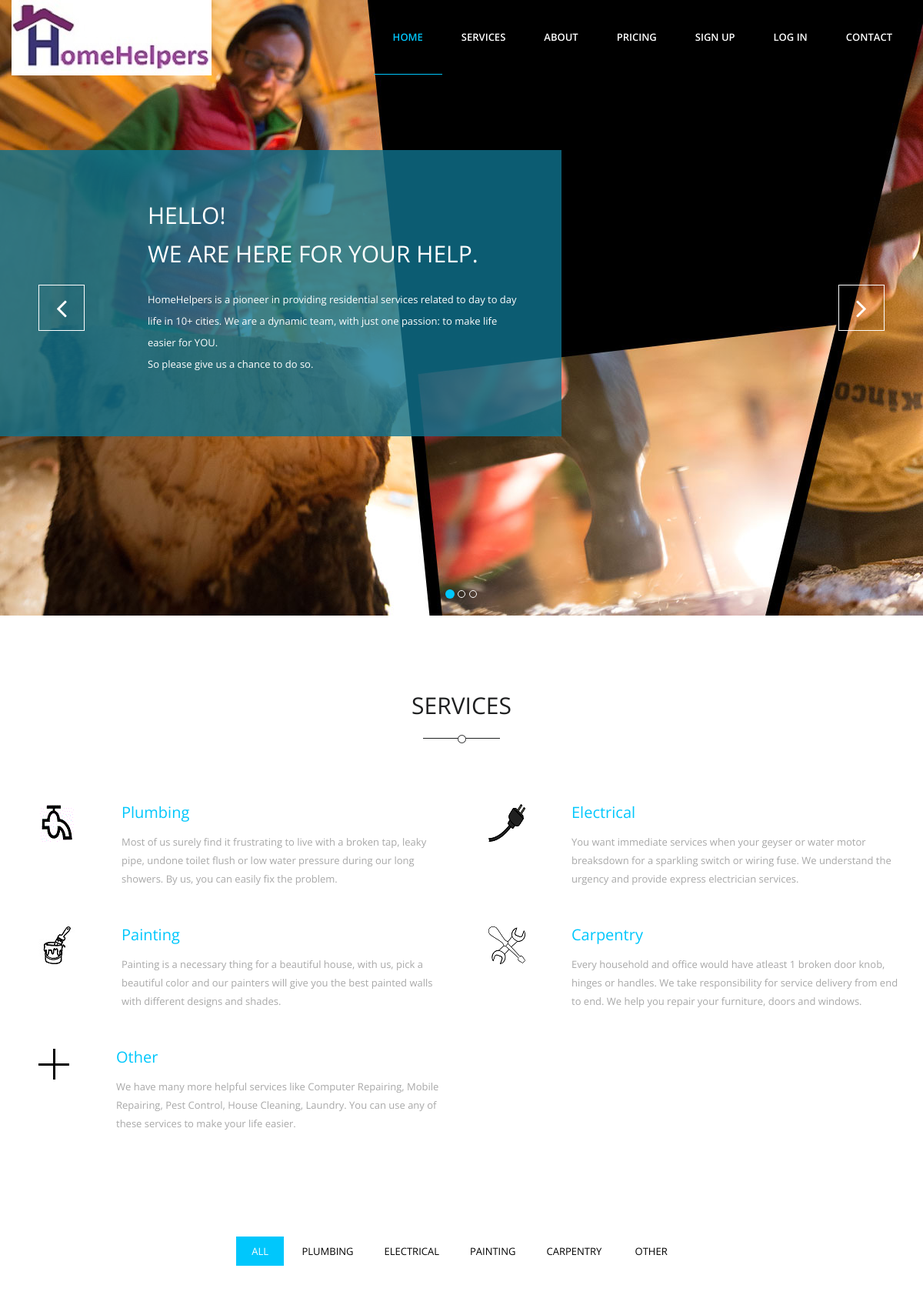
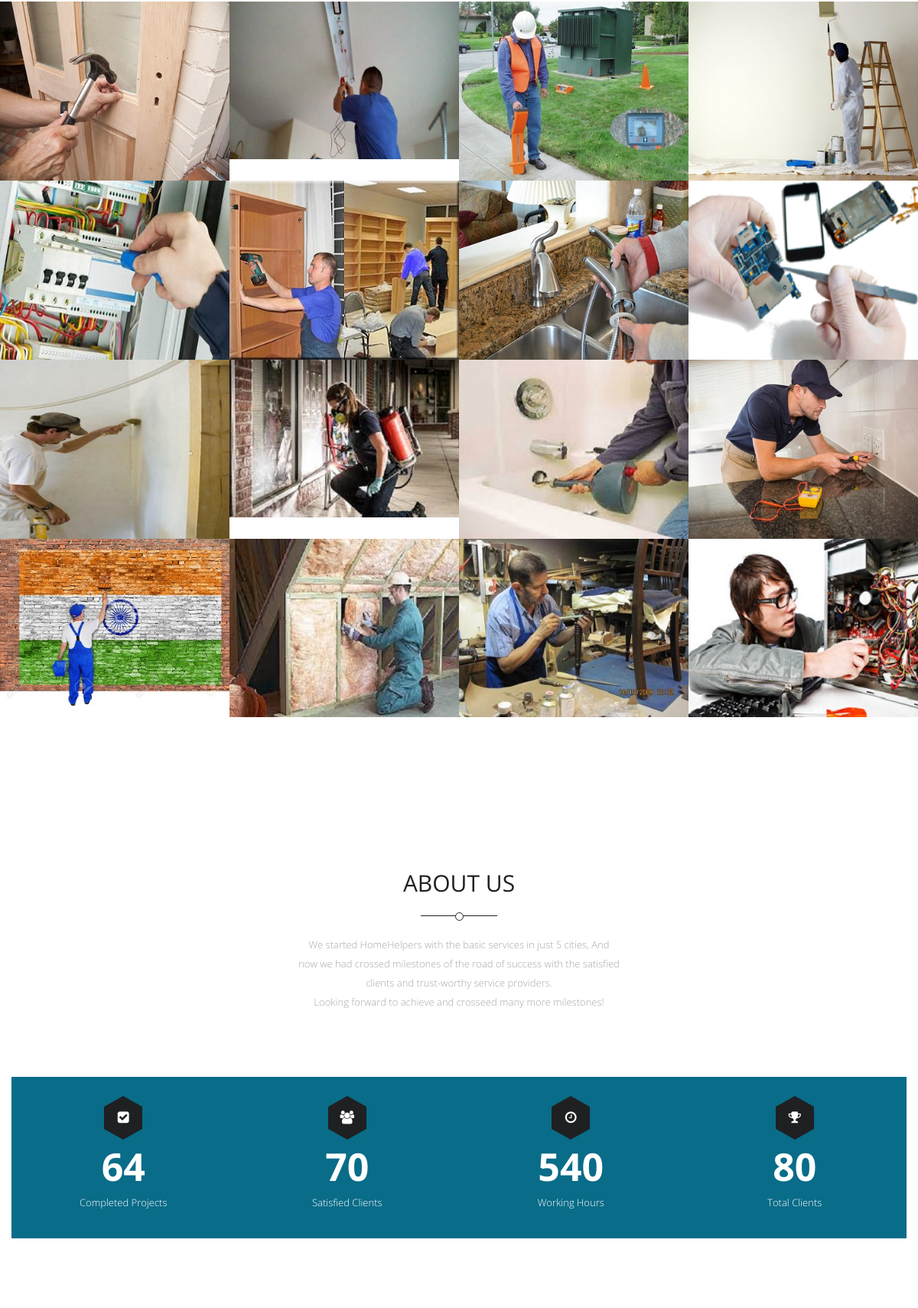
The page / (upper part) on the database its author committed (2 pictures, top to bottom).
### tables this page shows
CREATE TABLE IF NOT EXISTS `service_master` (
`Service_id` int(4) NOT NULL,
  `Service_name` varchar(32) NOT NULL,
  `Service_description` text,
  `Service_icon` varchar(64) DEFAULT NULL,
  `Service_fees` int(2) DEFAULT NULL,
  `Deleted` tinyint(1) NOT NULL DEFAULT '0'
);

CREATE TABLE IF NOT EXISTS `subservice_master` (
`Subservice_id` int(4) NOT NULL,
  `Subservice_name` varchar(32) NOT NULL,
  `Subservice_image` varchar(64) DEFAULT NULL,
  `Service_id` int(4) NOT NULL,
  `Deleted` tinyint(1) NOT NULL DEFAULT '0'
);

### index.php (the view, shortened to what this page needs)
<!DOCTYPE html>
 <html lang="en" class="no-js">
<head>
    <link rel="stylesheet" href="css/font-awesome.min_visitor.css">
    <link rel="stylesheet" href="css/bootstrap.min_visitor.css">
    <link rel="stylesheet" href="css/jquery.fancybox_visitor.css">
    <link rel="stylesheet" href="css/owl.carousel_visitor.css">
    <link rel="stylesheet" href="css/animate_visitor.css">
    <link rel="stylesheet" href="css/main_visitor.css">
    <link rel="stylesheet" href="css/responsive_visitor.css">
</head>
<body>
<header id="navigation" class="navbar-fixed-top">
    <div class="container" style="border-bottom-width: 0px;width: auto;">
        <div class="navbar-header">
            <a href="index.php">
                <img src="images/logo.jpeg" alt="HomeHelper">
            </a>
        </div>
        <nav class="collapse navigation navbar-collapse navbar-right" role="navigation">
            <ul id="nav" class="nav navbar-nav">
                <li class="current"><a href="#home">Home</a></li>
                <li><a href="#service">Services</a></li>
                <li><a href="#about">About</a></li>
                <li><a href="#pricing">Pricing</a></li>
                <li><a href="SignUp.php">Sign Up</a></li>
                <li><a href="LogIn.php">Log In</a></li>
                <li><a href="#contact">Contact</a></li>
            </ul>
        </nav>
    </div>
</header>
<section id="home">
    <div id="home-carousel" class="carousel slide" data-interval="false">
        <ol class="carousel-indicators">
            <li data-target="#home-carousel" data-slide-to="0" class="active"></li>
            <li data-target="#home-carousel" data-slide-to="1"></li>
            <li data-target="#home-carousel" data-slide-to="2"></li>
        </ol>
        <div class="carousel-inner">
            <div class="item active" style="background-image: url('images/slider/sl5.jpg')">
                <div class="carousel-caption">
                    <div class="animated bounceInUp">
                        <h2>HELLO! <br>WE ARE HERE FOR YOUR HELP.</h2>
                        <p>HomeHelpers is a pioneer in providing residential services related to day to day life in 10+ cities. We are a dynamic team, with just one passion: to make life easier for YOU.<br>So please give us a chance to do so.</p>
                    </div>
                </div>
            </div>
        </div>
        <nav id="nav-arrows" class="nav-arrows hidden-xs hidden-sm visible-md visible-lg">
            <a class="sl-prev hidden-xs" href="#home-carousel" data-slide="prev">
                <i class="fa fa-angle-left fa-3x"></i>
            </a>
            <a class="sl-next" href="#home-carousel" data-slide="next">
                <i class="fa fa-angle-right fa-3x"></i>
            </a>
        </nav>
    </div>
</section>
<section id="service">
    <div class="container">
        <div class="row">
            <div class="col-md-12">
                <div class="section-title text-center wow fadeInDown">
                    <h2>Services</h2>
                </div>
            </div>
        </div>
        <?php
        $selectSQL = "SELECT * FROM `service_master` where Deleted=0 ORDER BY `Service_id`";
        if( !( $selectRes = mysql_query( $selectSQL ) ) ){
            echo 'Retrieval of data from Database Failed - #'.mysql_errno().': '.mysql_error();
        }
        else{
        ?>
        <div class="row">
            <?php
            if (mysql_num_rows($selectRes) == 0) {
                echo 'No Rows Returned';
            } else {
                $mit = 0;
                while ($row = mysql_fetch_assoc($selectRes)) {
                    if ($mit < 4) {
                        echo "<div class='col-md-6 col-sm-12 wow fadeInLeft'>";
                        echo "<div class='media'>";
                        echo "<a href='#' class='pull-left'>";
                        echo "<img src='images/icons/{$row['Service_icon']}' class='media-object' alt='{$row['Service_name']}'>";
                        echo "</a>";
                        echo "<div class='media-body'>";
                        echo "<h3>{$row['Service_name']}</h3>";
                        echo "<p>{$row['Service_description']}</p>";
                        echo "</div></div></div>";
                    }
                    $mit++;
                }
            }
            }
            ?>
            <div class="col-md-6 col-sm-12 wow fadeInLeft" data-wow-delay="0.2s">
                <div class="media">
                    <a href="#" class="pull-left">
                        <img src="images/icons/Other.jpg" alt="Camera">
                    </a>
                    <div class="media-body">
                        <h3>Other</h3>
                        <p>We have many more helpful services like Computer Repairing, Mobile Repairing, Pest Control,
                            House Cleaning, Laundry. You can use any of these services to make your life easier.</p>
                    </div>
                </div>
            </div>
        </div>
    </div>
    <nav class="project-filter clearfix text-center wow fadeInDown" data-wow-delay="0.5s">
        <ul class="list-inline">
            <li><a href="javascript:;" class="filter" data-filter="all">All</a></li>
            <?php
            if( !( $selectRes = mysql_query( $selectSQL ) ) ){
                echo 'Retrieval of data from Database Failed - #'.mysql_errno().': '.mysql_error();
            }
            else {
                if (mysql_num_rows($selectRes) == 0) {
                    echo 'No Rows Returned';
                } else {
                    $gandhi = 0;
                    while ($rows = mysql_fetch_assoc($selectRes)) {
                        if ($gandhi < 4) {
                            echo "<li><a href='javascript:;' class='filter' data-filter='.{$rows['Service_id']}'>{$rows['Service_name']}</a></li>";
                        }
                        $gandhi++;
                    }
                }
            }
            ?>
            <li><a href="javascript:;" class="filter" data-filter=".other">Other</a></li>
        </ul>
    </nav>
    <div id="projects" class="clearfix">
        <?php
        $selectSQL = "SELECT * FROM `subservice_master` where Deleted=0 AND Subservice_id<17";
        if( !( $selectRes = mysql_query( $selectSQL ) ) ){
            echo 'Retrieval of data from Database Failed - #'.mysql_errno().': '.mysql_error();
        }
        else {
            if (mysql_num_rows($selectRes) == 0) {
                echo 'No Rows Returned';
            }
            else
            {
                While ($mt = mysql_fetch_assoc($selectRes)) {
                    $query = "SELECT `Service_name` FROM `service_master` WHERE Service_id = {$mt['Service_id']}";
                    if (!($Res = mysql_query($query))) {
                        echo 'Retrieval of City Name from Database Failed - #' . mysql_errno() . ':' . mysql_error();
                    } else {
                        while($a = mysql_fetch_assoc($Res)) {
                            if ($mt['Service_id'] < 5) {
                                echo "<figure class='mix portfolio-item {$mt['Service_id']}'>";
                            } else {
                                echo "<figure class='mix portfolio-item other'>";
                            }
                            echo "<img class='img-responsive' src='images/Sub-Services/{$mt['Subservice_image']}' alt='Portfolio Item'>";
                            echo "<figcaption class='mask'>";
                            echo "</figcaption></figure>";
                        }
                    }
                }
            }
        }
        ?>
    </div>
</section>
<section id="about">
    <div class="container">
        <div class="row">
            <div class="section-title text-center wow fadeInUp">
                <h2>About Us</h2>
                <p>We started HomeHelpers with the basic services in just 5 cities, And now we had crossed milestones of the road of success with the satisfied clients and trust-worthy service providers.<br> Looking forward to achieve and crosseed many more milestones!</p>
            </div>
        </div>
    </div>
    <div class="container">
        <div class="row">
            <div class="counter-section clearfix">
                <div class="col-md-3 col-sm-6 col-xs-12 wow fadeInLeft" data-wow-delay="0.5s">
                    <div class="fact-item text-center">
                        <div class="fact-icon">
                            <i class="fa fa-check-square fa-lg"></i>
                        </div>
                        <span data-to="120">0</span>
                        <p>Completed Projects</p>
                    </div>
                </div>
                <div class="col-md-3 col-sm-6 col-xs-12 wow fadeInLeft" data-wow-delay="0.8s">
                    <div class="fact-item text-center">
                        <div class="fact-icon">
                            <i class="fa fa-users fa-lg"></i>
                        </div>
                        <span data-to="152">0</span>
                        <p>Satisfied Clients</p>
                    </div>
                </div>
                <div class="col-md-3 col-sm-6 col-xs-12 wow fadeInLeft" data-wow-delay="1.1s">
                    <div class="fact-item text-center last">
                        <div class="fact-icon">
                            <i class="fa fa-clock-o fa-lg"></i>
                        </div>
                        <span data-to="2500">0</span>
                        <p>Working Hours</p>
                    </div>
                </div>
                <div class="col-md-3 col-sm-6 col-xs-12 wow fadeInLeft" data-wow-delay="1.3s">
                    <div class="fact-item text-center last">
                        <div class="fact-icon">
                            <i class="fa fa-trophy fa-lg"></i>
                        </div>
                        <span data-to="200">0</span>
                        <p>Total Clients</p>
                    </div>
                </div>
            </div>
        </div>
    </div>
</section>
<section id="pricing">
</section>
</body>
</html>

### rows shown on the page
service_master: Service_icon+Service_name (picture), Service_name "Plumbing", Service_description "Most of us surely find it frustrating to live with a broken tap, leaky pipe, undone toilet flush or low water pressure during our long showers. By us, you can easily fix the problem.", Service_name "PLUMBING", subservice_master.Subservice_image (picture)
service_master: Service_icon+Service_name (picture), Service_name "Electrical", Service_description "You want immediate services when your geyser or water motor breaksdown for a sparkling switch or wiring fuse. We understand the urgency and provide express electrician services.", Service_name "ELECTRICAL", subservice_master.Subservice_image (picture)
service_master: Service_icon+Service_name (picture), Service_name "Painting", Service_description "Painting is a necessary thing for a beautiful house, with us, pick a beautiful color and our painters will give you the best painted walls with different designs and shades.", Service_name "PAINTING", subservice_master.Subservice_image (picture)
service_master: Service_icon+Service_name (picture), Service_name "Carpentry", Service_description "Every household and office would have atleast 1 broken door knob, hinges or handles. We take responsibility for service delivery from end to end. We help you repair your furniture, doors and windows.", Service_name "CARPENTRY", subservice_master.Subservice_image (picture)
service_master: subservice_master.Subservice_image (picture)
service_master: subservice_master.Subservice_image (picture)
service_master: subservice_master.Subservice_image (picture)
